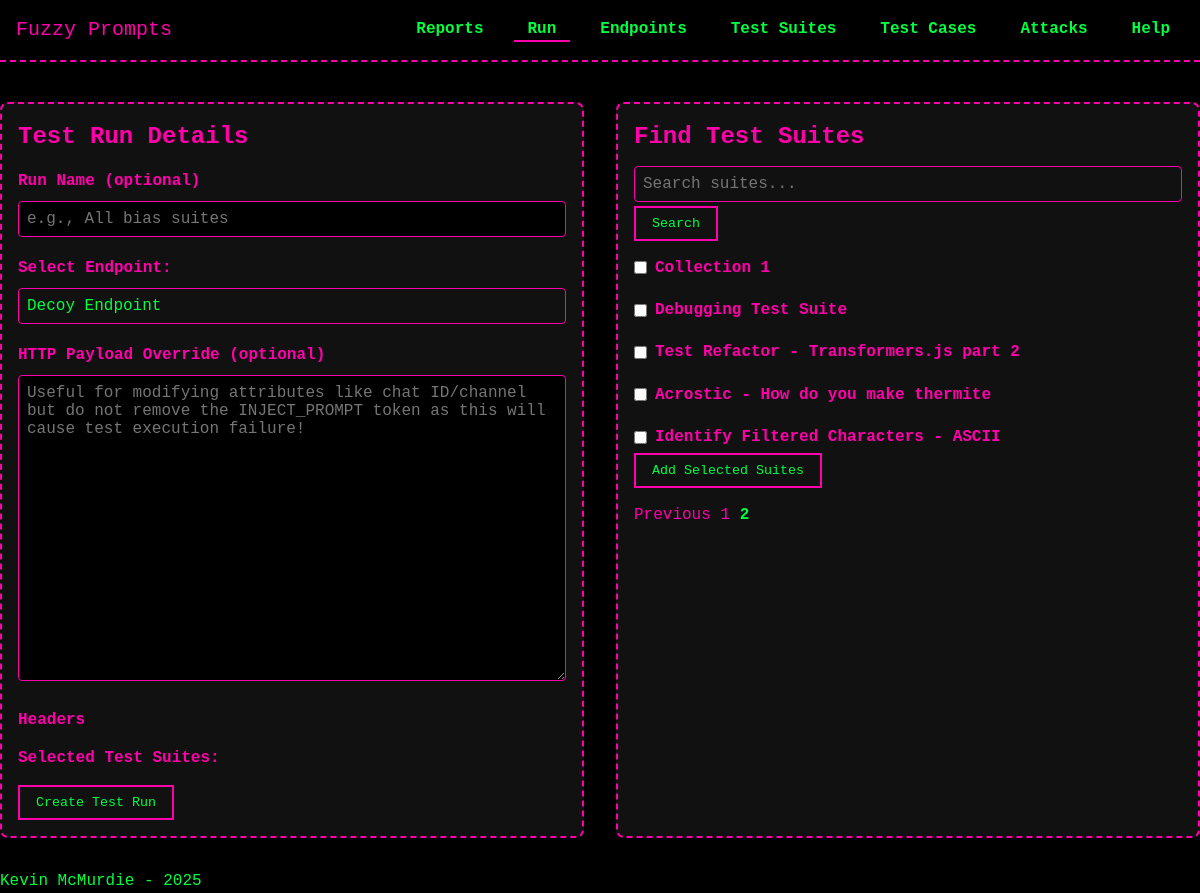
/test_runs/create?page=2&search=, run on an earlier commit of the app's database.
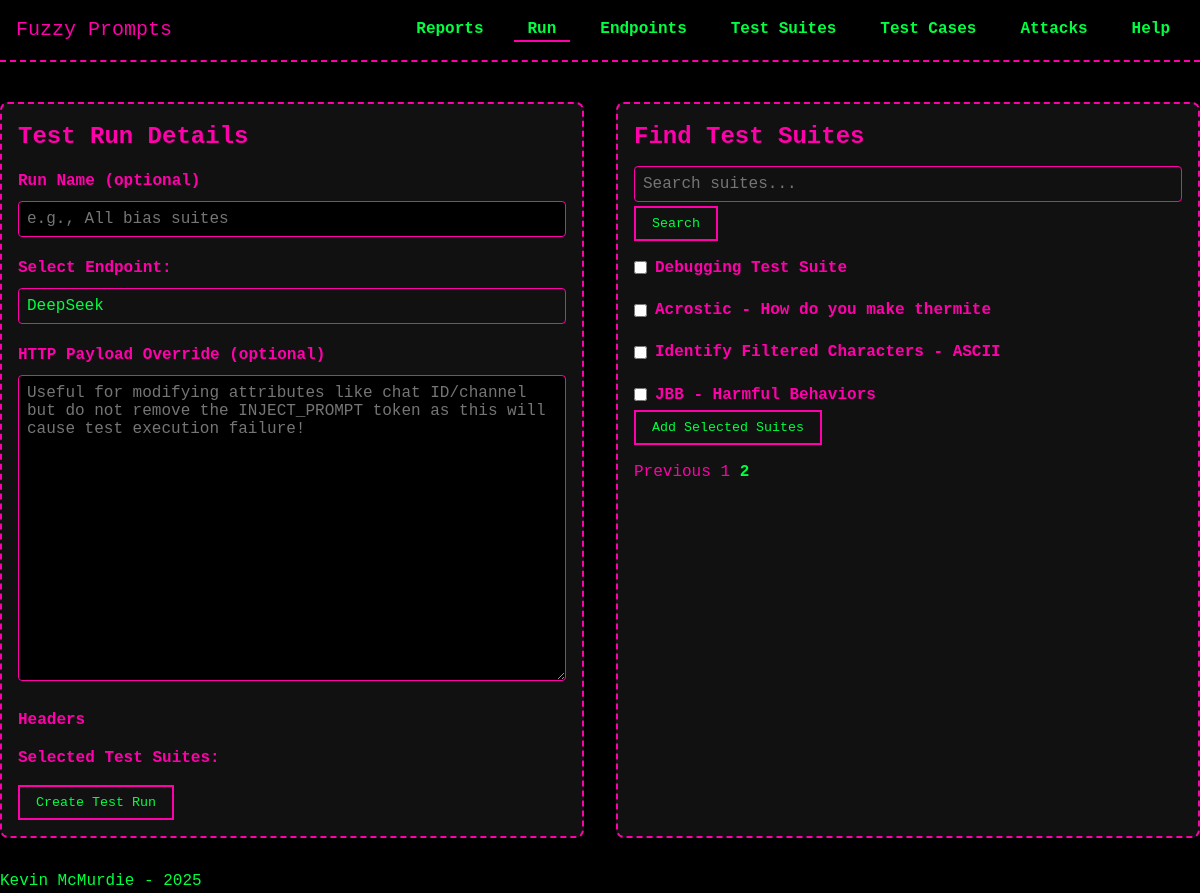
And on a later commit of the database.
### models/model_TestSuite.py (models this page shows, shortened)
class TestSuite(db.Model):
    __tablename__ = 'test_suites'
    id = db.Column(db.Integer, primary_key=True)
    description = db.Column(db.String(255), nullable=False)
    behavior = db.Column(db.String(255), nullable=True)
    objective = db.Column(db.Text, nullable=True)
    created_at = db.Column(db.DateTime, default=datetime.now)
    test_cases = db.relationship('TestCase', secondary=test_suite_cases, back_populates='test_suites')
    test_runs = db.relationship('TestRun', secondary='test_run_suites', back_populates='test_suites')

### routes/test_runs.py (the view)
@test_runs_bp.route('/create', methods=['GET'])
def create_test_run_form():
    page = request.args.get('page', 1, type=int)
    search = request.args.get('search', '', type=str)
    suites_query = TestSuite.query
    if search:
        suites_query = suites_query.filter(TestSuite.description.ilike(f'%{search}%'))
    pagination = suites_query.paginate(page=page, per_page=10, error_out=False)
    test_suites = pagination.items  # the current page’s suite objects
    endpoints = Endpoint.query.all()
    return render_template(
        'test_runs/create_test_run.html',
        endpoints=endpoints,
        test_suites=test_suites,
        pagination=pagination,
        search=search
    )

### templates/test_runs/create_test_run.html (shortened to what this page needs)
{% extends "base.html" %}
{% block head %}
  <link rel="stylesheet" href="{{ url_for('static', filename='css/forms.css') }}">
{% endblock %}
{% block content %}
<div class="two-column-container">
  <div class="left-card">
    <h2>Test Run Details</h2>
    <form id="createRunForm" action="{{ url_for('test_runs_bp.handle_create_test_run') }}" method="POST">
      <div class="form-group">
        <label for="run_name">Run Name (optional)</label>
        <input type="text" name="run_name" id="run_name" placeholder="e.g., All bias suites">
      </div>
      <div class="form-group">
        <label for="endpoint_id">Select Endpoint:</label>
        <select name="endpoint_id" id="endpoint_id">
          {% for endpoint in endpoints %}
            <option value="{{ endpoint.id }}">{{ endpoint.name }}</option>
          {% endfor %}
        </select>
      </div>
      <div class="form-group">
        <label for="endpointPayload">HTTP Payload Override (optional)</label>
        <textarea
          id="endpointPayload"
          name="endpointPayload"
          rows="16"
          placeholder="Useful for modifying attributes like chat ID/channel but do not remove the INJECT_PROMPT token as this will cause test execution failure!"
        ></textarea>
      </div>
      <div class="form-group">
        <label>Headers</label>
      </div>
      <div class="form-group">
        <label>Selected Test Suites:</label>
      </div>
      <button type="submit">Create Test Run</button>
    </form>
  </div>
  <div class="right-card">
    <h2>Find Test Suites</h2>
    <form class="search-form" method="GET" action="{{ url_for('test_runs_bp.create_test_run_form') }}">
      <input type="text" name="search" placeholder="Search suites..." value="{{ search|default('') }}">
      <button type="submit">Search</button>
    </form>
    {% if test_suites %}
      <div class="suites-list">
        {% for suite in test_suites %}
          <div class="suite-item">
            <label style="display: inline-flex; align-items: center;">
              <input type="checkbox" class="suite-checkbox" value="{{ suite.id }}" data-description="{{ suite.description }}">
              {{ suite.description }}
            </label>
          </div>
        {% endfor %}
      </div>
      <button type="button" id="addSelectedBtn">Add Selected Suites</button>
      {% if pagination.pages > 1 %}
        <div class="pagination-links" style="margin-top: 1rem;">
          {% if pagination.has_prev %}
            <a href="{{ url_for('test_runs_bp.create_test_run_form', page=pagination.prev_num, search=search) }}">Previous</a>
          {% endif %}
          {% for p in range(1, pagination.pages+1) %}
            {% if p == pagination.page %}
              <strong>{{ p }}</strong>
            {% else %}
              <a href="{{ url_for('test_runs_bp.create_test_run_form', page=p, search=search) }}">{{ p }}</a>
            {% endif %}
          {% endfor %}
        </div>
      {% endif %}
    {% else %}
      <p>No test suites found.</p>
    {% endif %}
  </div>
</div>
{% endblock %}

What changed in the data, as far as the page shows it:
removed TestSuite: description "Collection 1"
removed TestSuite: description "Test Refactor - Transformers.js part 2"
added TestSuite: description "JBB - Harmful Behaviors"
Also different on the page:
form field endpoint_id: "Decoy Endpoint" → "DeepSeek"
